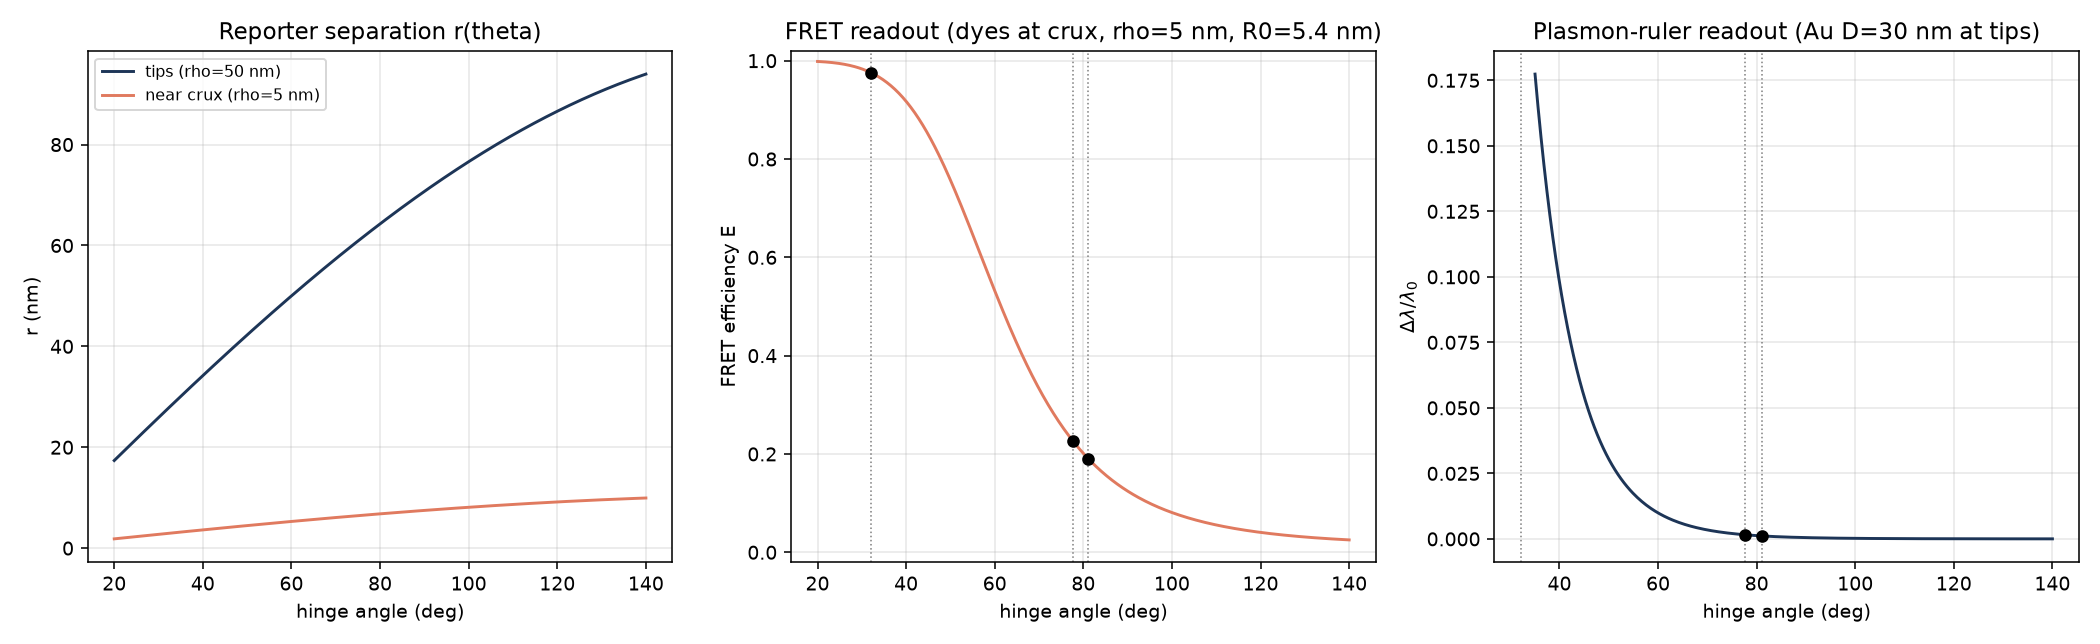

Source code (Python):
#!/usr/bin/env python3
"""
Tier-1 (zero MD): turn the scissor hinge angle into a measurable optical signal.

Chain of models
---------------
    hinge angle  ->  reporter separation  ->  optical observable

1. Geometry.  Two reporters sit a distance rho from the crux, one on each
   beam, on the open-mouth side. With equal arms the law of cosines gives

        r(theta) = 2 * rho * sin(theta / 2)

   (closed scissors theta->0 => r->0; flat-open theta->180 => r->2*rho).
   This is validated against Step A: beam half-length ~50 nm, measured
   tip-tip at 81.1 deg = 65.5 nm, and 2*50*sin(40.55 deg) = 64.7 nm. Match.

2. FRET (short-range ruler, ~1-10 nm).  Forster transfer efficiency

        E(r) = 1 / (1 + (r / R0)^6)

   Useful only when r ~ R0 (5-6 nm), so FRET reporters must be placed NEAR
   the crux (small rho). At the tips (r ~ 65 nm) FRET is identically zero.

3. Plasmon ruler (long-range, tens of nm).  Two Au nanoparticles of diameter
   D; the universal plasmon-ruler equation (Jain et al., Nano Lett. 2007)

        dlambda / lambda0 = A * exp( -(s / D) / tau ),   s = r - D  (edge gap)

   with A ~ 0.18, tau ~ 0.23. Works exactly in the tens-of-nm regime the
   scissor tips live in -- the right transducer for this device.

Biosensor loop
--------------
A binding event that changes the hinge by d(theta) produces a signal change
d(observable); combined with the Tier-0 stiffness (actuation energy per d theta)
this ties ligand-binding free energy to a readable optical shift.
"""

import os, glob, json
import numpy as np

OXDNA_NM = 0.8518

# ---- geometry -------------------------------------------------------------- #
def tip_distance(theta_deg, rho_nm):
    return 2.0 * rho_nm * np.sin(np.radians(theta_deg) / 2.0)

# ---- FRET ------------------------------------------------------------------ #
def fret_efficiency(r_nm, R0_nm=5.4):
    return 1.0 / (1.0 + (r_nm / R0_nm) ** 6)

# ---- plasmon ruler --------------------------------------------------------- #
def plasmon_shift(r_nm, D_nm=30.0, A=0.18, tau=0.23):
    """Fractional resonance shift dlambda/lambda0. NaN where particles overlap
    (r < D, physically impossible)."""
    s = r_nm - D_nm
    out = A * np.exp(-(s / D_nm) / tau)
    out = np.where(r_nm < D_nm, np.nan, out)
    return out

# ---- chiral-plasmon proxy (out-of-plane handedness) ------------------------ #
def chirality_proxy(axis1, axis2, plane_normal):
    """Geometric CD proxy ~ (d1 x d2).n * (d1.d2). Zero for a planar X;
    nonzero only if the two beams acquire an out-of-plane twist. Motivates a
    deliberately non-planar design for circular-dichroism readout."""
    d1 = np.asarray(axis1); d2 = np.asarray(axis2); n = np.asarray(plane_normal)
    return float(np.dot(np.cross(d1, d2), n) * np.dot(d1, d2))

# ---- design helpers -------------------------------------------------------- #
def best_fret_rho(theta_closed, theta_open, R0_nm=5.4, rho_grid=None):
    """Reporter radius (near crux) that maximises FRET contrast |dE| between a
    closed and an open state."""
    if rho_grid is None:
        rho_grid = np.linspace(1.0, 20.0, 400)
    rc = tip_distance(theta_closed, rho_grid)
    ro = tip_distance(theta_open, rho_grid)
    dE = np.abs(fret_efficiency(rc, R0_nm) - fret_efficiency(ro, R0_nm))
    i = int(np.argmax(dE))
    return rho_grid[i], dE[i]


def load_measured():
    """Pull measured (angle, tip distances) from Step A's JSON outputs."""
    here = os.path.dirname(os.path.abspath(__file__))
    pts = []
    for jp in sorted(glob.glob(os.path.join(here, "hinge_*.json"))):
        d = json.load(open(jp))
        pts.append((d["file"], d["hinge_angle_deg"],
                    d.get("nearest_tip_pair_nm", np.nan)))
    return pts


def main():
    here = os.path.dirname(os.path.abspath(__file__))

    RHO_TIP = 50.0          # nm, reporter at the blade tip (beam half-length)
    R0      = 5.4           # nm, Cy3/Cy5-like Forster radius
    D_AUNP  = 30.0          # nm, gold nanoparticle diameter
    TH_CLOSED, TH_OPEN = 40.0, 100.0   # nominal switch end-states

    theta = np.linspace(20, 140, 400)

    # ---- geometry / distances
    r_tip  = tip_distance(theta, RHO_TIP)

    # ---- FRET: optimal near-crux placement
    rho_fret, dE_max = best_fret_rho(TH_CLOSED, TH_OPEN, R0)
    r_fret = tip_distance(theta, rho_fret)
    E_fret = fret_efficiency(r_fret, R0)

    # ---- plasmon at the tips
    dl = plasmon_shift(r_tip, D_AUNP)

    measured = load_measured()

    # -------- printed design summary --------
    print("=== Optical readout design summary ===")
    print(f"Geometry: r(theta) = 2*rho*sin(theta/2)\n")

    print("FRET channel (place dyes NEAR the crux):")
    print(f"  optimal reporter radius rho   = {rho_fret:.1f} nm from pivot")
    print(f"  max FRET contrast |dE| ({TH_CLOSED:.0f}->{TH_OPEN:.0f} deg) = {dE_max:.2f}")
    Ec = fret_efficiency(tip_distance(TH_CLOSED, rho_fret), R0)
    Eo = fret_efficiency(tip_distance(TH_OPEN,   rho_fret), R0)
    print(f"  E(closed {TH_CLOSED:.0f} deg)={Ec:.2f}   E(open {TH_OPEN:.0f} deg)={Eo:.2f}")
    print(f"  (at the tips rho={RHO_TIP:.0f} nm FRET E ~ "
          f"{fret_efficiency(tip_distance(90,RHO_TIP),R0):.1e}  -> dead, as expected)\n")

    print(f"Plasmon-ruler channel (Au D={D_AUNP:.0f} nm at the tips rho={RHO_TIP:.0f} nm):")
    dlc = plasmon_shift(tip_distance(TH_CLOSED, RHO_TIP), D_AUNP)
    dlo = plasmon_shift(tip_distance(TH_OPEN,   RHO_TIP), D_AUNP)
    lam0 = 530.0  # nm, typical AuNP dipole resonance, for an absolute shift
    print(f"  dlambda/lambda0: closed={dlc:.3f}  open={dlo:.3f}  "
          f"contrast={abs(dlc-dlo):.3f}")
    print(f"  ~absolute shift at lambda0={lam0:.0f} nm: "
          f"{abs(dlc-dlo)*lam0:.1f} nm between states\n")

    if measured:
        print("Measured snapshots (from Step A) mapped onto both channels:")
        for name, th, tipnm in measured:
            print(f"  {name:34s} theta={th:5.1f} deg | "
                  f"FRET E(rho={rho_fret:.0f})={fret_efficiency(tip_distance(th,rho_fret),R0):.2f} | "
                  f"plasmon dl/l(tip)={plasmon_shift(tip_distance(th,RHO_TIP),D_AUNP):.3f}")

    # -------- CSV --------
    csv = os.path.join(here, "optical_readout_sweep.csv")
    import csv as _csv
    with open(csv, "w", newline="") as f:
        w = _csv.writer(f)
        w.writerow(["theta_deg", "r_tip_nm", "r_fret_nm",
                    "FRET_E_near_crux", "plasmon_dlambda_over_lambda_tip"])
        for i in range(len(theta)):
            w.writerow([theta[i], r_tip[i], r_fret[i], E_fret[i], dl[i]])
    print(f"\nWrote {csv}")

    # -------- figure --------
    try:
        import matplotlib; matplotlib.use("Agg"); import matplotlib.pyplot as plt
        fig, ax = plt.subplots(1, 3, figsize=(15, 4.6))

        ax[0].plot(theta, r_tip, color="#1d3557", label=f"tips (rho={RHO_TIP:.0f} nm)")
        ax[0].plot(theta, r_fret, color="#e07a5f",
                   label=f"near crux (rho={rho_fret:.0f} nm)")
        ax[0].set_title("Reporter separation r(theta)")
        ax[0].set_xlabel("hinge angle (deg)"); ax[0].set_ylabel("r (nm)")
        ax[0].legend(fontsize=8); ax[0].grid(alpha=.3)

        ax[1].plot(theta, E_fret, color="#e07a5f")
        ax[1].set_title(f"FRET readout (dyes at crux, rho={rho_fret:.0f} nm, R0={R0} nm)")
        ax[1].set_xlabel("hinge angle (deg)"); ax[1].set_ylabel("FRET efficiency E")
        ax[1].set_ylim(-0.02, 1.02); ax[1].grid(alpha=.3)

        ax[2].plot(theta, dl, color="#1d3557")
        ax[2].set_title(f"Plasmon-ruler readout (Au D={D_AUNP:.0f} nm at tips)")
        ax[2].set_xlabel("hinge angle (deg)")
        ax[2].set_ylabel(r"$\Delta\lambda/\lambda_0$")
        ax[2].grid(alpha=.3)

        # overlay measured snapshots
        for name, th, _ in measured:
            for a, y in ((ax[1], fret_efficiency(tip_distance(th, rho_fret), R0)),
                         (ax[2], plasmon_shift(tip_distance(th, RHO_TIP), D_AUNP))):
                a.axvline(th, color="gray", ls=":", lw=.8)
                a.scatter([th], [y], color="k", zorder=5, s=30)
        fig.tight_layout()
        png = os.path.join(here, "optical_readout.png")
        fig.savefig(png, dpi=140)
        print(f"Wrote {png}")
    except ImportError:
        print("(matplotlib missing -> figure skipped)")


if __name__ == "__main__":
    main()
